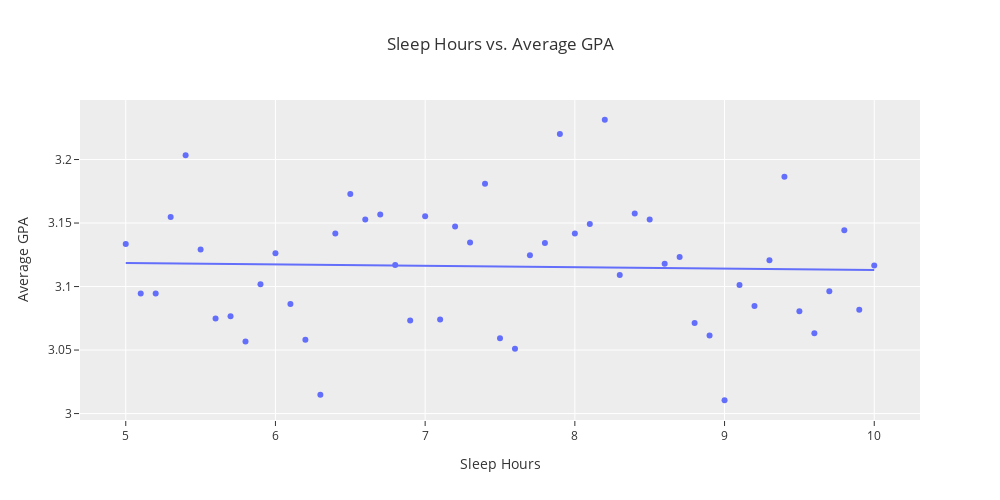

The code cell stored with this chart in its notebook:
### Markdown cell above
### Although this graph shows a negative correlation between Extracurricular Hours and Average GPA, the correlation is very small and hardly fits. The score of the trendline is 0.03 with a slope of -0.006. That means there is hardly an influence by extracurricular hours on GPA.

### Code cell
DF_sleep = DF.groupby('Sleep Hours')['GPA'].mean().reset_index()
DF_sleep

fig_sleep = px.scatter(DF_sleep, x = 'Sleep Hours', y = 'GPA',
                  title = 'Sleep Hours vs. Average GPA',
                      trendline = 'ols')
fig_sleep.update_layout(bargap=0.02,
                  yaxis_title = 'Average GPA',
                   autosize=False,
                   width=1000,
                   height=500,
                  template="ggplot2"
                       )
fig_sleep.show()

### Figure 1 — Plotly figure (JSON) as saved in the notebook; plotly's stock layout.template omitted (floating-point values rounded to 4 significant figures)
{"data": [{"hovertemplate": "Sleep Hours=%{x}<br>GPA=%{y}<extra></extra>", "legendgroup": "", "marker": {"color": "#636efa", "symbol": "circle"}, "mode": "markers", "name": "", "orientation": "v", "showlegend": false, "type": "scatter", "x": [5.0, 5.1, 5.2, 5.3, 5.4, 5.5, 5.6, 5.7, 5.8, 5.9, 6.0, 6.1, 6.2, 6.3, 6.4, 6.5, 6.6, 6.7, 6.8, 6.9, 7.0, 7.1, 7.2, 7.3, 7.4, 7.5, 7.6, 7.7, 7.8, 7.9, 8.0, 8.1, 8.2, 8.3, 8.4, 8.5, 8.6, 8.7, 8.8, 8.9, 9.0, 9.1, 9.2, 9.3, 9.4, 9.5, 9.6, 9.7, 9.8, 9.9, 10.0], "xaxis": "x", "y": [3.133, 3.095, 3.095, 3.155, 3.203, 3.129, 3.075, 3.077, 3.057, 3.102, 3.126, 3.086, 3.058, 3.015, 3.142, 3.173, 3.153, 3.157, 3.117, 3.073, 3.155, 3.074, 3.147, 3.135, 3.181, 3.059, 3.051, 3.125, 3.134, 3.22, 3.142, 3.149, 3.231, 3.109, 3.158, 3.153, 3.118, 3.123, 3.071, 3.061, 3.01, 3.101, 3.085, 3.121, 3.186, 3.081, 3.063, 3.096, 3.144, 3.082, 3.117], "yaxis": "y"}, {"hovertemplate": "<b>OLS trendline</b><br>GPA = -0.00111075 * Sleep Hours + 3.12407<br>R<sup>2</sup>=0.001182<br><br>Sleep Hours=%{x}<br>GPA=%{y} <b>(trend)</b><extra></extra>", "legendgroup": "", "marker": {"color": "#636efa", "symbol": "circle"}, "mode": "lines", "name": "", "showlegend": false, "type": "scatter", "x": [5.0, 5.1, 5.2, 5.3, 5.4, 5.5, 5.6, 5.7, 5.8, 5.9, 6.0, 6.1, 6.2, 6.3, 6.4, 6.5, 6.6, 6.7, 6.8, 6.9, 7.0, 7.1, 7.2, 7.3, 7.4, 7.5, 7.6, 7.7, 7.8, 7.9, 8.0, 8.1, 8.2, 8.3, 8.4, 8.5, 8.6, 8.7, 8.8, 8.9, 9.0, 9.1, 9.2, 9.3, 9.4, 9.5, 9.6, 9.7, 9.8, 9.9, 10.0], "xaxis": "x", "y": [3.119, 3.118, 3.118, 3.118, 3.118, 3.118, 3.118, 3.118, 3.118, 3.118, 3.117, 3.117, 3.117, 3.117, 3.117, 3.117, 3.117, 3.117, 3.117, 3.116, 3.116, 3.116, 3.116, 3.116, 3.116, 3.116, 3.116, 3.116, 3.115, 3.115, 3.115, 3.115, 3.115, 3.115, 3.115, 3.115, 3.115, 3.114, 3.114, 3.114, 3.114, 3.114, 3.114, 3.114, 3.114, 3.114, 3.113, 3.113, 3.113, 3.113, 3.113], "yaxis": "y"}], "layout": {"autosize": false, "bargap": 0.02, "height": 500, "legend": {"tracegroupgap": 0}, "title": {"text": "Sleep Hours vs. Average GPA"}, "width": 1000, "xaxis": {"anchor": "y", "domain": [0, 1], "title": {"text": "Sleep Hours"}}, "yaxis": {"anchor": "x", "domain": [0, 1], "title": {"text": "Average GPA"}}}}
